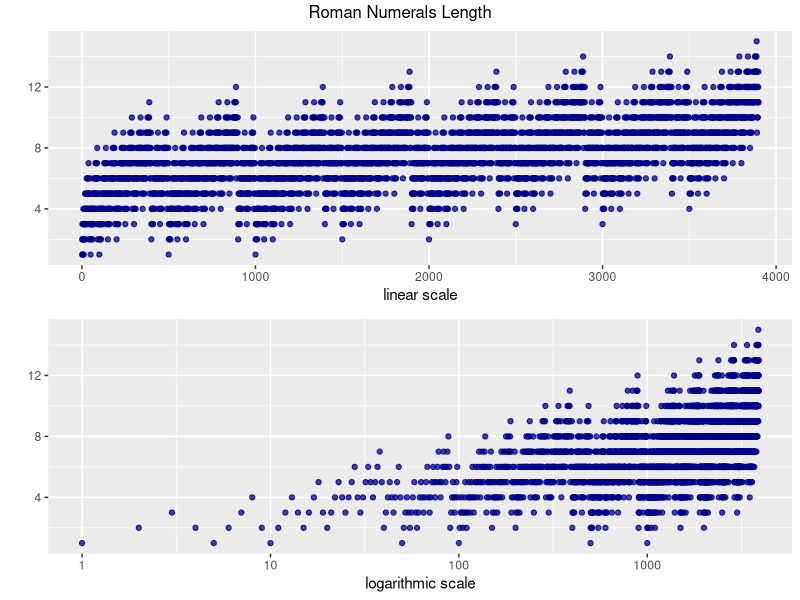

Generate this figure with R:
# Simple plots with roman numerals
library(ggplot2)
library(gridExtra)

romanLength <- nchar(as.character(as.roman(1:3899)))


df <- data.frame(romanLength)

g0 <- ggplot(df, aes(x=1:3899, romanLength)) +
    geom_point(col="darkblue", alpha=.75)

g1 <- g0 +
    xlab("linear scale") +
    ylab("")

g2 <- g0 +
    xlab("logarithmic scale") +
    ylab("") +
    scale_x_log10()

grid.arrange(g1, g2, nrow=2, top="Roman Numerals Length")

# png("img/linear.png", 1440, 900)
# g1 + ggtitle("Roman Numerals Length")
# dev.off()
# 
# png("img/log.png", 1440, 900)
# g2 + ggtitle("Roman Numerals Length - Log Scale")
# dev.off()
# 
# 
# ## Smooth
# png("img/linear_smooth.png", 1440, 900)
# g1 + ggtitle("Roman Numerals Length") + geom_smooth()
# dev.off()
# 
# png("img/log_smooth.png", 1440, 900)
# g2 + ggtitle("Roman Numerals Length - Log Scale") + geom_smooth()
# dev.off()
